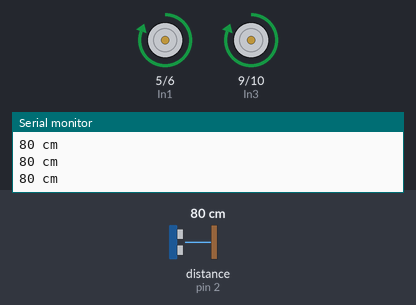
Recording of a sketch running on a simulated Arduino Uno, built with avr-gcc and run on an emulated ATmega328P. Shown: motor-driver pin pairs drawn as motors (green arrow = first pin HIGH = forward, orange = second pin HIGH = backward, longer = more drive), the last lines printed to the serial monitor. Wiring (inferred from the names in the program): ultrasonic range finder: trigger pin 3; echo pin 2. The inputs (shaded band) are chosen by the test bench; at power-on: distance to the obstacle (sensor on pin 2) 80 cm. The echo pulse lasts 58.3 µs per cm.

Above: at 1.2 s.
1.3 s: distance to the obstacle (sensor on pin 2) set to 2 cm
At 1.9 s:
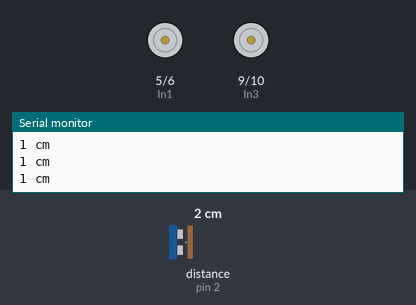
3.0 s: distance to the obstacle (sensor on pin 2) set to 18 cm
At 3.6 s:
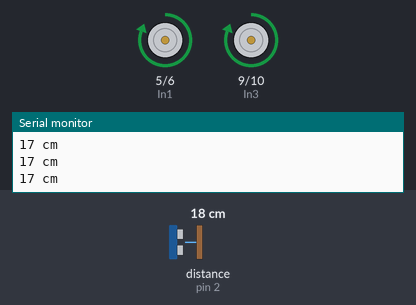
4.6 s: distance to the obstacle (sensor on pin 2) set to 4 cm
At 5.9 s:
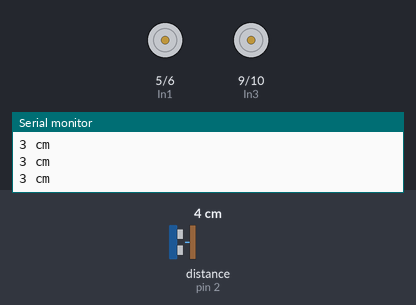
Timing chart, 0 to 7.6 s (numbered marks = the images above; inputs shaded):
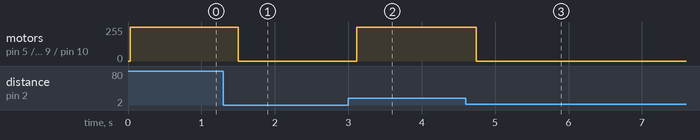

Measured:
- after the input at 1.3 s, motor on pin 5 (In1) / pin 6 (In2), motor on pin 9 (In3) / pin 10 (In4): forward 255/255 → stopped after 0.20 s
- after the input at 3.0 s, motor on pin 5 (In1) / pin 6 (In2), motor on pin 9 (In3) / pin 10 (In4): stopped → forward 255/255 after 0.12 s
- after the input at 4.6 s, motor on pin 5 (In1) / pin 6 (In2), motor on pin 9 (In3) / pin 10 (In4): forward 255/255 → stopped after 0.14 s

The sketch:

test2.ino
```cpp
const int In1 = 5;//1B1的腳位
const int In2 = 6;//1A1的腳位
const int In3 = 9;//1A2的腳位
const int In4 = 10;//1B2的腳位
void mback(){//後退的函式
  digitalWrite(In1,LOW);//左邊往前
  digitalWrite(In2,HIGH);//左邊往後
  digitalWrite(In3,LOW);//右邊往前
  digitalWrite(In4,HIGH);//右邊往後
}

void mforward(){//前進的函式
  digitalWrite(In1,HIGH);
  digitalWrite(In2,LOW);
  digitalWrite(In3,HIGH);
  digitalWrite(In4,LOW);
}

void mstop(){//停止的函式
  digitalWrite(In1,LOW);
  digitalWrite(In2,LOW);
  digitalWrite(In3,LOW);
  digitalWrite(In4,LOW);
}

void mleft(){//左轉的函式
  digitalWrite(In1,LOW);
  digitalWrite(In2,HIGH);
  digitalWrite(In3,HIGH);
  digitalWrite(In4,LOW);
}

void mright(){//右轉的函式
  digitalWrite(In1,HIGH);
  digitalWrite(In2,LOW);
  digitalWrite(In3,LOW);
  digitalWrite(In4,HIGH);
}

const byte trigPin = 3 ;//超音波模組的觸發腳
const byte echoPin = 2 ;//超音波模組的接收腳
unsigned long d ;//儲存高脈衝的持續時間
unsigned long ping(){
  digitalWrite(trigPin,HIGH);//觸發腳設為高電位
  delayMicroseconds(10);//持續10微秒
  digitalWrite(trigPin,LOW);//觸發腳設為低電位
  return pulseIn(echoPin,HIGH,23200);//傳回高脈衝的持續時間
}

int collapseDetect(int d){//自訂距離偵測函數
   if( d <= 15 ){
  mstop();//碰到障礙物停止
  }
  else{
    mforward();
  }
}

void setup() {
  pinMode(In1,OUTPUT);
  pinMode(In2,OUTPUT);
  pinMode(In3,OUTPUT);
  pinMode(In4,OUTPUT);
  pinMode(trigPin,OUTPUT);//觸發腳設為輸出
  pinMode(echoPin,INPUT);//接收腳設為輸入
  delay(30);
  mforward();
  Serial.begin(9600);//初始化序列埠
}

void loop(){
  d = ping() / 58 ;//把高脈衝時間值換算成公分單位
  Serial.println(String("") + d +" cm");//顯示距離
  delay(100);
  collapseDetect(d);
}
```
